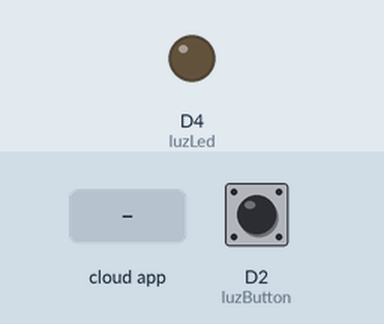
A sketch run on a simulated ESP8266 (NodeMCU). Shown: output pins drawn as LEDs (lit = HIGH). The test bench sets the inputs (shaded band); at power-on: D2 (luzButton) HIGH. WiFi joins after 1.5 s; servers stay silent unless stated; no MQTT or app messages arrive unless stated; what the sketch prints to the serial monitor is not drawn.

Above: at 2.7 s.
2.8 s: the phone or cloud app sets sta to off
At 3.7 s:
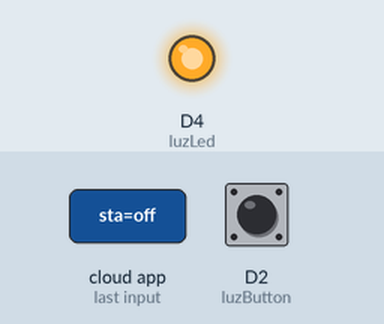
4.3 s: the phone or cloud app sets sta to on
At 5.1 s:
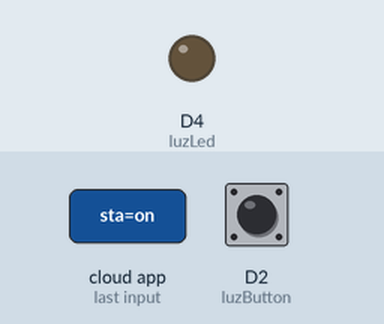
Timing chart, 0 to 7.3 s (numbered marks = the images above; inputs shaded):
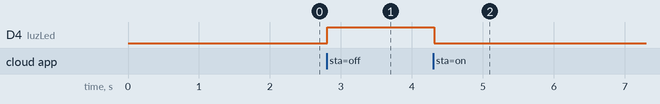

Measured:
- after the input at 2.8 s, D4 (luzLed): LOW → HIGH at once
- after the input at 4.3 s, D4 (luzLed): HIGH → LOW at once

The sketch:

smartInterface.ino
```cpp
#include "smartInterface.h"

WiFiClient wifi;
Adafruit_MQTT_Client mqtt(&wifi, MQTT_SERVER, MQTT_PORT, MQTT_USER, MQTT_USER, MQTT_PASS);

void setup() {
  Serial.begin(115200);
  delay(10);

  Serial.println(F("Projecto 02: Smart Actuador con codigo modular"));

  // Connect to WiFi access point.
  Serial.println(); Serial.println();
  Serial.print("Connecting to ");
  Serial.println(WLAN_SSID);

  WiFi.begin(WLAN_SSID, WLAN_PASS);
  while (WiFi.status() != WL_CONNECTED) {
    delay(500);
    Serial.print(".");
  }
  Serial.println();

  Serial.println("WiFi connected");
  Serial.println("IP address: "); Serial.println(WiFi.localIP());

  // luz
  luzSetup();
}

void loop() {
  MQTT_connect();
  mqtt.processPackets(3000);
  if(! mqtt.ping()) {
    mqtt.disconnect();
  }

  luzLeerToggle();
}
```

luz.cpp
```cpp
#include "smartInterface.h"

/****************************** Feeds ***************************************/

// sala.luz
Adafruit_MQTT_Subscribe luzSta = Adafruit_MQTT_Subscribe(&mqtt, "sala/luz/sta");
Adafruit_MQTT_Publish luzSet = Adafruit_MQTT_Publish(&mqtt, "sala/luz/set");


/************* Funcionalidad de sala.luz **************/
const int luzOn = LOW;
const int luzOff = !luzOn;

int luzLed = LED_BUILTIN;
int luzLedVal = luzOn;

int luzButton = D2;

void luzSetup(){
  pinMode(luzLed,OUTPUT);
  pinMode(luzButton,INPUT_PULLUP);
  luzSta.setCallback(luzCallback);
  mqtt.subscribe(&luzSta);
}

void luzCallback(char *payload, uint16_t len) {
  String msg = String(payload);

  Serial.print("Luz: ");
  Serial.println(msg);

  if(msg == "on"){
    luzLedVal = luzOn;
  } else if(msg == "off"){
    luzLedVal = luzOff;
  }
  digitalWrite(luzLed,luzLedVal);
}

void luzLeerToggle(){
  if(digitalRead(luzButton) == LOW){
    luzSet.publish("toggle");

    // Espera a que se suelte el pulsador
    while(digitalRead(luzButton) == LOW);
  }
}
```

smartInterface.cpp
```cpp
#include "smartInterface.h"

void MQTT_connect() {
  int8_t ret;

  // Stop if already connected.
  if (mqtt.connected()) {
    return;
  }

  Serial.print("Connecting to MQTT... ");

  uint8_t retries = 3;
  while ((ret = mqtt.connect()) != 0) { // connect will return 0 for connected
       Serial.println(mqtt.connectErrorString(ret));
       Serial.println("Retrying MQTT connection in 10 seconds...");
       mqtt.disconnect();
       delay(10000);  // wait 10 seconds
       retries--;
       if (retries == 0) {
         // basically die and wait for WDT to reset me
         while (1);
       }
  }
  Serial.println("MQTT Connected!");
}
```

smartInterface.h
```cpp
#include <ESP8266WiFi.h>
#include "Adafruit_MQTT.h"
#include "Adafruit_MQTT_Client.h"

/********** WiFi Access Point ***********/
#define WLAN_SSID       "network"
#define WLAN_PASS       "password"

/********** MQTT Broker *****************/
#define MQTT_SERVER "m14.cloudmqtt.com"
#define MQTT_PORT   1883
#define MQTT_USER   "user"
#define MQTT_PASS   "pass"

/************ clientes wifi y mqtt*************/
extern WiFiClient wifi;
extern Adafruit_MQTT_Client mqtt;

void MQTT_connect();


/***************** Domotica ******************/

// Luz
void luzSetup();
void luzCallback(char *payload, uint16_t len);
void luzLeerToggle();
```
